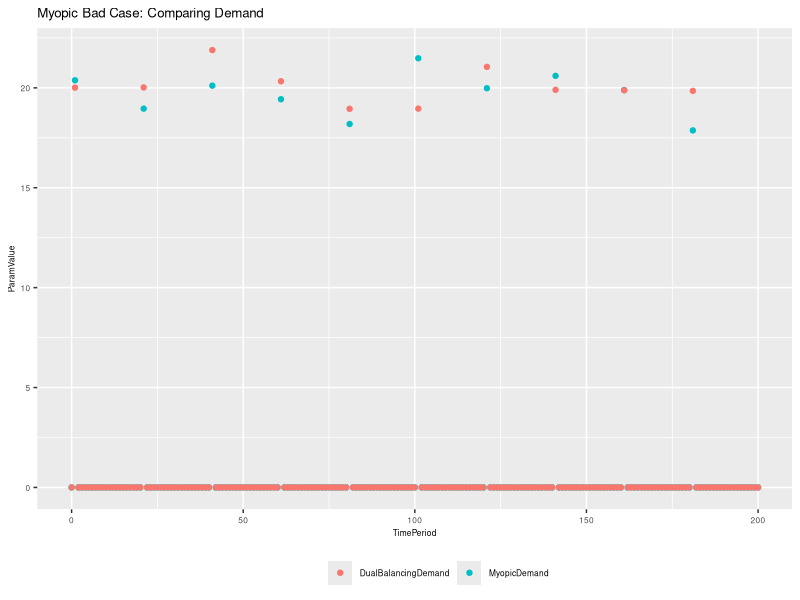
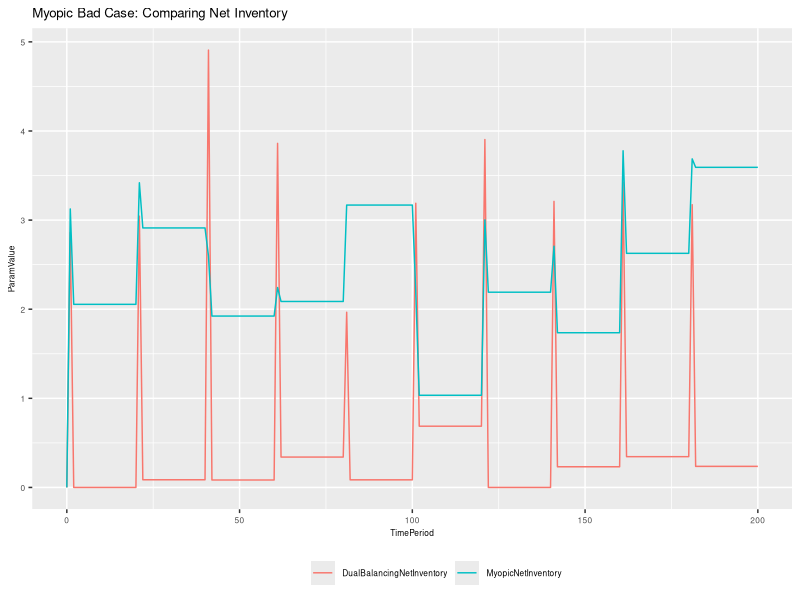
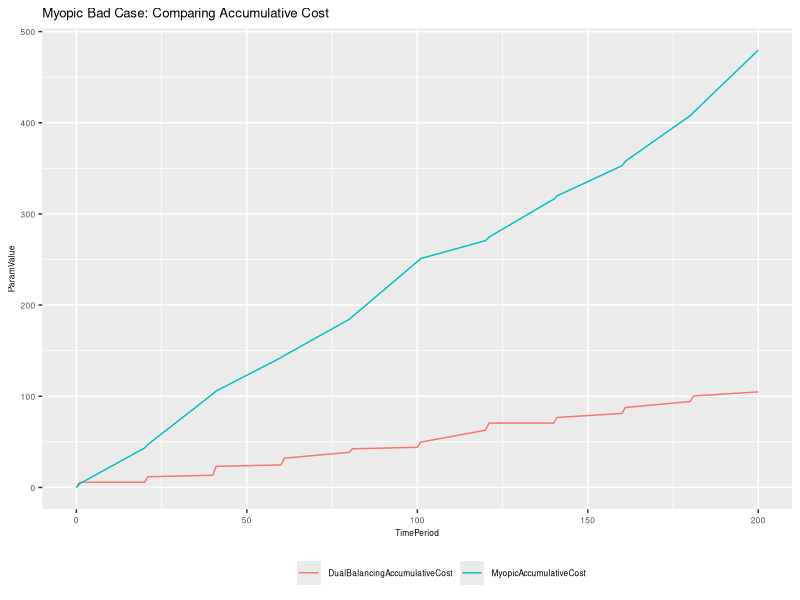
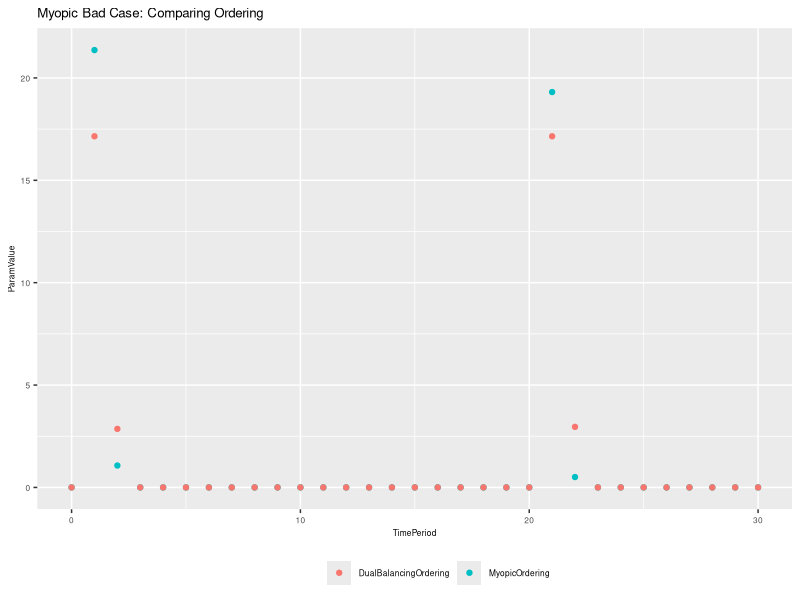
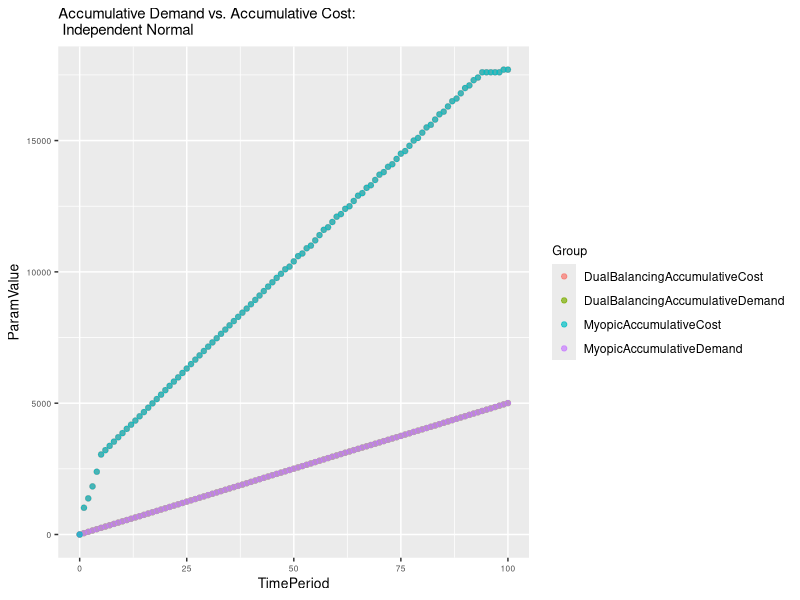
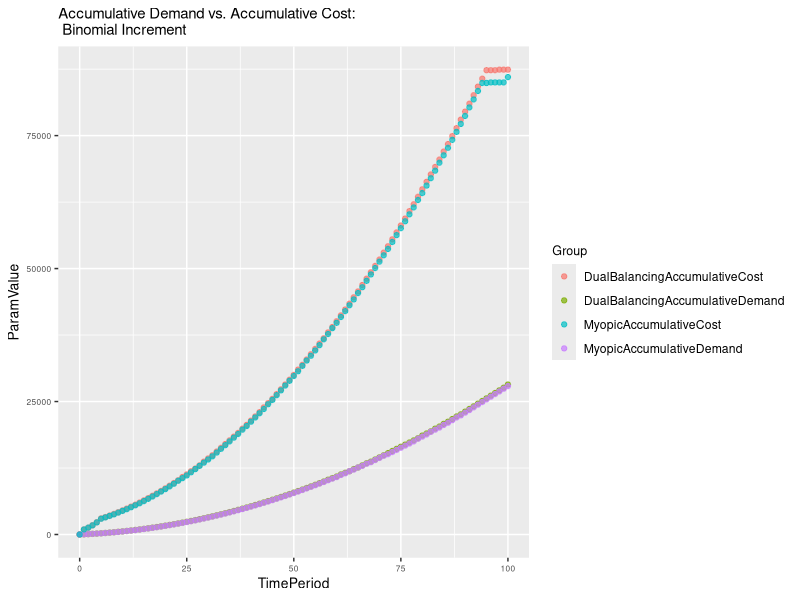
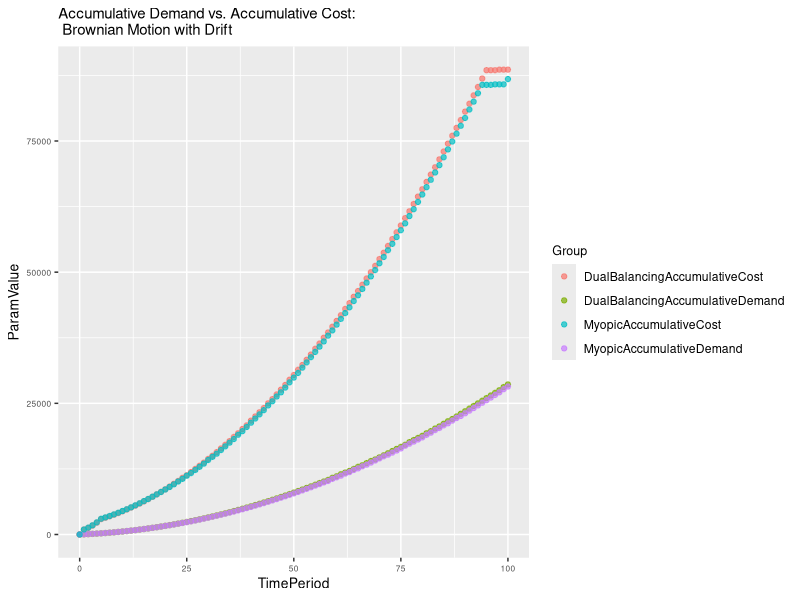
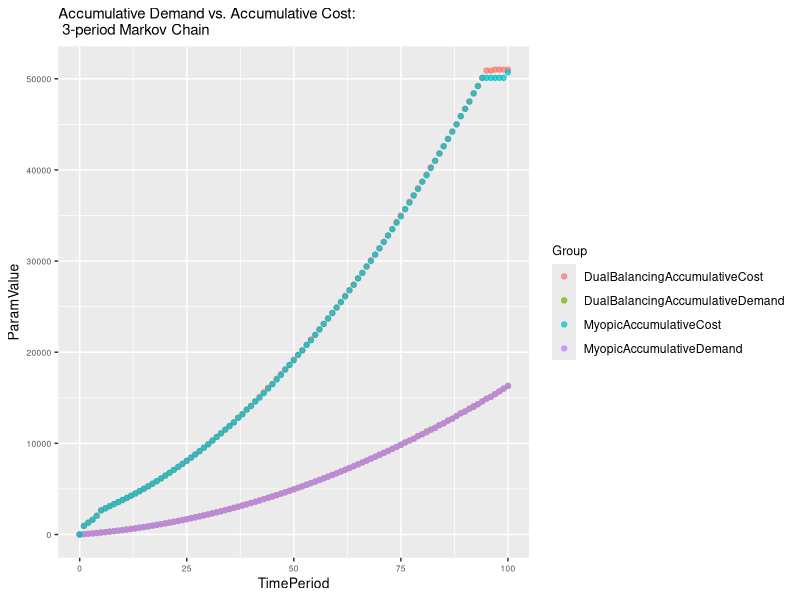

Write R code to recreate these figures, in order. (Note: this script raises an error after producing the figures.)
#TODO: Written in hurry. Clean up this mess and reuse functions

library(ggplot2)

db_illustration <- read.csv("output/db_illustration.csv")
db_ill_NetInventory <- data.frame(TimePeriod = 0:20, ParameterValue=db_illustration$NetInventory, Group = rep("NetInventory", 21))
db_ill_Cost <- data.frame(TimePeriod = 0:20, ParameterValue=db_illustration$Cost, Group = rep("Cost", 21))
db_ill_Demand <- data.frame(TimePeriod = 0:20, ParameterValue=db_illustration$Demand, Group = rep("Demand", 21))
db_ill_Ordering <- data.frame(TimePeriod = 0:20, ParameterValue=db_illustration$Ordering, Group = rep("Ordering", 21))
db_ill_dat <- rbind(db_ill_NetInventory,db_ill_Cost,db_ill_Demand,db_ill_Ordering)
DualBalancingParameters <- ggplot(db_ill_dat, aes(x=TimePeriod, y=ParameterValue, group=Group, colour=Group)) + geom_line(size=1.5) + ggtitle("Dual Balancing Parameters") + theme(axis.text=element_text(size=6),axis.title=element_text(size=6), title=element_text(size=8),legend.position='bottom',legend.title = element_text(color="#ffffff",size=10),legend.text = element_text(size=6))

db_output01 <- read.csv("output/db_output01.csv")
db_output02 <- read.csv("output/db_output02.csv")
db_output03 <- read.csv("output/db_output03.csv")
db_output04 <- read.csv("output/db_output04.csv")

my_output01 <- read.csv("output/my_output01.csv")
my_output02 <- read.csv("output/my_output02.csv")
my_output03 <- read.csv("output/my_output03.csv")
my_output04 <- read.csv("output/my_output04.csv")

myopic_bad_case <- read.csv("output/myopic_bad_case.csv")

tc_to <- read.csv("output/tc_to.csv")
tc_to_y <- (tc_to$TotalCostN/tc_to$TotalOrderingN)
tc_to_y_2 <- (tc_to$TotalCostIN/tc_to$TotalOrderingIN)
tc_to_x <- (0:19)*20
line_1 <- data.frame(TimePeriod = tc_to_x, TotalCostToOrderRatio = tc_to_y, Group = rep("Independent Normal", length(tc_to_x)))
line_2 <- data.frame(TimePeriod = tc_to_x, TotalCostToOrderRatio = tc_to_y_2, Group = rep("Normal Increment", length(tc_to_x)))
tc_to_dat <- rbind(line_1,line_2)
TotalCostToOrderRatio <- ggplot(tc_to_dat, aes(x=TimePeriod, y=TotalCostToOrderRatio, group=Group, colour=Group)) + geom_line(size=1.5)+ylim(2.75,4) + ggtitle("Cost Demand Ratio") + theme(axis.text=element_text(size=6),axis.title=element_text(size=6), title=element_text(size=8),legend.position='bottom',legend.title = element_text(color="#ffffff",size=10),legend.text = element_text(size=6))

net_inv_1 <- read.csv("output/net_inv_1.csv")
net_inv_2 <- read.csv("output/net_inv_2.csv")

ni_1_line_1 <- data.frame(TimePeriod = 0:30, NetInventory = net_inv_1$NetInventory0, Group = rep("x=0", 31))
ni_1_line_2 <- data.frame(TimePeriod = 0:30, NetInventory = net_inv_1$NetInventory20, Group = rep("x=20", 31))
ni_1_line_3 <- data.frame(TimePeriod = 0:30, NetInventory = net_inv_1$NetInventory40, Group = rep("x=40", 31))
ni_1_line_4 <- data.frame(TimePeriod = 0:30, NetInventory = net_inv_1$NetInventory60, Group = rep("x=60", 31))
net_inv_1_dat <- rbind(ni_1_line_1,ni_1_line_2,ni_1_line_3,ni_1_line_4)
NetInventory <- ggplot(net_inv_1_dat, aes(x=TimePeriod, y=NetInventory, group=Group, colour=Group)) + geom_line(size=1) + ggtitle("Net Inventory") + theme(axis.text=element_text(size=6),axis.title=element_text(size=6), title=element_text(size=8),legend.position='bottom',legend.title = element_text(color="#ffffff",size=10),legend.text = element_text(size=6))

ni_2_line_1 <- data.frame(TimePeriod = 0:30, LeadTime = net_inv_2$LeadTime2, Group = rep("L=2", 31))
ni_2_line_2 <- data.frame(TimePeriod = 0:30, LeadTime = net_inv_2$LeadTime4, Group = rep("L=4", 31))
ni_2_line_3 <- data.frame(TimePeriod = 0:30, LeadTime = net_inv_2$LeadTime6, Group = rep("L=6", 31))
ni_2_line_4 <- data.frame(TimePeriod = 0:30, LeadTime = net_inv_2$LeadTime8, Group = rep("L=8", 31))
net_inv_2_dat <- rbind(ni_2_line_1,ni_2_line_2,ni_2_line_3,ni_2_line_4)
LeadTime <- ggplot(net_inv_2_dat, aes(x=TimePeriod, y=LeadTime, group=Group, colour=Group)) + geom_line(size=1) + ggtitle("Lead Time") + theme(axis.text=element_text(size=6),axis.title=element_text(size=6), title=element_text(size=8),legend.position='bottom',legend.title = element_text(color="#ffffff",size=10),legend.text = element_text(size=6))

#dp_output01 <- read.csv("output/dp_output01.csv")
#dp_output02 <- read.csv("output/dp_output02.csv")
#dp_output03 <- read.csv("output/dp_output03.csv")
#dp_output04 <- read.csv("output/dp_output04.csv")

multiplot <- function(..., plotlist=NULL, file, cols=1, layout=NULL) {
  require(grid)
  # Make a list from the ... arguments and plotlist
  plots <- c(list(...), plotlist)
  numPlots = length(plots)
  # If layout is NULL, then use 'cols' to determine layout
  if (is.null(layout)) {
    # Make the panel
    # ncol: Number of columns of plots
    # nrow: Number of rows needed, calculated from # of cols
    layout <- matrix(seq(1, cols * ceiling(numPlots/cols)),
                    ncol = cols, nrow = ceiling(numPlots/cols))
  }
 if (numPlots==1) {
    print(plots[[1]])
  } else {
    # Set up the page
    grid.newpage()
    pushViewport(viewport(layout = grid.layout(nrow(layout), ncol(layout))))
    # Make each plot, in the correct location
    for (i in 1:numPlots) {
      # Get the i,j matrix positions of the regions that contain this subplot
      matchidx <- as.data.frame(which(layout == i, arr.ind = TRUE))
      print(plots[[i]], vp = viewport(layout.pos.row = matchidx$row, layout.pos.col = matchidx$col))
    }
  }
}

g_legend<-function(a.gplot){
  tmp <- ggplot_gtable(ggplot_build(a.gplot))
  leg <- which(sapply(tmp$grobs, function(x) x$name) == "guide-box")
  legend <- tmp$grobs[[leg]]
  return(legend)}

plot_2_graph <- function(y,y_title,y2,y2_title,y_axs_title,nrows,title) {
  line_1 <- data.frame(TimePeriod = 0:nrows, ParamValue = y, Group = rep(y_title, nrows+1))
  line_2 <- data.frame(TimePeriod = 0:nrows, ParamValue = y2, Group = rep(y2_title, nrows+1))
  dat <- rbind(line_1,line_2)
  ggplot(dat, aes(x=TimePeriod, y=ParamValue, group=Group, colour=Group)) + ggtitle(title) + theme(axis.text=element_text(size=6),axis.title=element_text(size=6), title=element_text(size=8),legend.position='bottom',legend.title = element_text(color="#ffffff",size=10),legend.text = element_text(size=6))
}

plot_graph <- function(y,y_title,y2,y2_title,y3,y3_title,y4,y4_title,y_axs_title,nrows,title) {
  line_1 <- data.frame(TimePeriod = 0:nrows, ParamValue = y, Group = rep(y_title, nrows+1))
  line_2 <- data.frame(TimePeriod = 0:nrows, ParamValue = y2, Group = rep(y2_title, nrows+1))
  line_3 <- data.frame(TimePeriod = 0:nrows, ParamValue = y3, Group = rep(y3_title, nrows+1))
  line_4 <- data.frame(TimePeriod = 0:nrows, ParamValue = y4, Group = rep(y4_title, nrows+1))
  dat <- rbind(line_1,line_2,line_3,line_4)
  ggplot(dat, aes(x=TimePeriod, y=ParamValue, group=Group, colour=Group)) + geom_point(size=1.5,alpha=.7) + ggtitle(title) + theme(axis.text=element_text(size=6),axis.title=element_text(size=10), title=element_text(size=9))
}

#Independent Normal
AccumulativeDemandAndCost_Normal <- plot_graph(db_output01$AccumulativeDemand, "DualBalancingAccumulativeDemand", db_output01$AccumulativeCost,"DualBalancingAccumulativeCost",my_output01$AccumulativeDemand,"MyopicAccumulativeDemand",my_output01$AccumulativeCost,"MyopicAccumulativeCost","AccumulativeDemandAndCost",100,"Accumulative Demand vs. Accumulative Cost:\n Independent Normal")
#Binomial Increment
AccumulativeDemandAndCost_Binomial <- plot_graph(db_output02$AccumulativeDemand, "DualBalancingAccumulativeDemand", db_output02$AccumulativeCost,"DualBalancingAccumulativeCost",my_output02$AccumulativeDemand,"MyopicAccumulativeDemand",my_output02$AccumulativeCost,"MyopicAccumulativeCost","AccumulativeDemandAndCost",100,"Accumulative Demand vs. Accumulative Cost:\n Binomial Increment")
#Brownian Motion with Drift
AccumulativeDemandAndCost_Brownian <- plot_graph(db_output03$AccumulativeDemand, "DualBalancingAccumulativeDemand", db_output03$AccumulativeCost,"DualBalancingAccumulativeCost",my_output03$AccumulativeDemand,"MyopicAccumulativeDemand",my_output03$AccumulativeCost,"MyopicAccumulativeCost","AccumulativeDemandAndCost",100,"Accumulative Demand vs. Accumulative Cost:\n Brownian Motion with Drift")
#3-period Markov Chain
AccumulativeDemandAndCost_Markov <- plot_graph(db_output04$AccumulativeDemand, "DualBalancingAccumulativeDemand", db_output04$AccumulativeCost,"DualBalancingAccumulativeCost",my_output04$AccumulativeDemand,"MyopicAccumulativeDemand",my_output04$AccumulativeCost,"MyopicAccumulativeCost","AccumulativeDemandAndCost",100,"Accumulative Demand vs. Accumulative Cost:\n 3-period Markov Chain")

#Independent Normal
DemandAndNetInventory_Normal <- plot_graph(db_output01$Demand, "DualBalancingDemand", db_output01$NetInventory,"DualBalancingNetInventory",my_output01$Demand,"MyopicDemand",my_output01$NetInventory,"MyopicNetInventory","DemandAndNetInventory",100,"Demand vs. Net Inventory:\n Independent Normal")
#Binomial Increment
DemandAndNetInventory_Binomial <- plot_graph(db_output02$Demand, "DualBalancingDemand", db_output02$NetInventory,"DualBalancingNetInventory",my_output02$Demand,"MyopicDemand",my_output02$NetInventory,"MyopicNetInventory","DemandAndNetInventory",100,"Demand vs. Net Inventory:\n Binomial Increment")
#Brownian Motion with Drift
DemandAndNetInventory_Brownian <- plot_graph(db_output03$Demand, "DualBalancingDemand", db_output03$NetInventory,"DualBalancingNetInventory",my_output03$Demand,"MyopicDemand",my_output03$NetInventory,"MyopicNetInventory","DemandAndNetInventory",100,"Demand vs. Net Inventory:\n Brownian Motion with Drift")
#3-period Markov Chain
DemandAndNetInventory_Markov <- plot_graph(db_output04$Demand, "DualBalancingDemand", db_output04$NetInventory,"DualBalancingNetInventory",my_output04$Demand,"MyopicDemand",my_output04$NetInventory,"MyopicNetInventory","DemandAndNetInventory",100,"Demand vs. Net Inventory:\n 3-period Markov Chain")

#Myopic Bad: Demand
MyopicBadDemand <- plot_2_graph(myopic_bad_case$DemandMY, "MyopicDemand", myopic_bad_case$DemandDB,"DualBalancingDemand","blah",200,"Myopic Bad Case: Comparing Demand") + geom_point()
#Myopic Bad: Net Inventory
MyopicBadNetInventory <- plot_2_graph(myopic_bad_case$NetInventoryMY, "MyopicNetInventory", myopic_bad_case$NetInventoryDB,"DualBalancingNetInventory","blah",200,"Myopic Bad Case: Comparing Net Inventory") + geom_line()
#Myopic Bad: Cumulative Cost
MyopicBadAccumulativeCost <- plot_2_graph(myopic_bad_case$AccumulativeCostMY, "MyopicAccumulativeCost", myopic_bad_case$AccumulativeCostDB,"DualBalancingAccumulativeCost","blah",200,"Myopic Bad Case: Comparing Accumulative Cost") + geom_line()
#Myopic Bad: Ordering
MyopicBadOrdering <- plot_2_graph(myopic_bad_case$OrderingMY, "MyopicOrdering", myopic_bad_case$OrderingDB,"DualBalancingOrdering","blah",200,"Myopic Bad Case: Comparing Ordering")+xlim(0,30) + geom_point()

ggsave(MyopicBadDemand,file="figures/MyopicBadDemand.png", scale=.5)
ggsave(MyopicBadNetInventory,file="figures/MyopicBadNetInventory.png", scale=.5)
ggsave(MyopicBadAccumulativeCost,file="figures/MyopicBadAccumulativeCost.png", scale=.5)
ggsave(MyopicBadOrdering,file="figures/MyopicBadOrdering.png", scale=.5)
ggsave(AccumulativeDemandAndCost_Normal,file="figures/AccumulativeDemandAndCost_Normal.png", scale=.5)
ggsave(AccumulativeDemandAndCost_Binomial,file="figures/AccumulativeDemandAndCost_Binomial.png", scale=.5)
ggsave(AccumulativeDemandAndCost_Brownian,file="figures/AccumulativeDemandAndCost_Brownian.png", scale=.5)
ggsave(AccumulativeDemandAndCost_Markov,file="figures/AccumulativeDemandAndCost_Markov.png", scale=.5)
ggsave(DemandAndNetInventory_Normal,file="figures/DemandAndNetInventory_Normal.png", scale=.5)
ggsave(DemandAndNetInventory_Binomial,file="figures/DemandAndNetInventory_Binomial.png", scale=.5)
ggsave(DemandAndNetInventory_Brownian,file="figures/DemandAndNetInventory_Brownian.png", scale=.5)
ggsave(DemandAndNetInventory_Markov,file="figures/DemandAndNetInventory_Markov.png", scale=.5)
ggsave(DualBalancingParameters,file="figures/DualBalancingParameters.png", scale=.5)
ggsave(TotalCostToOrderRatio,file="figures/TotalCostToOrderRatio.png", scale=.5)

ggsave(NetInventory,file="figures/NetInventory.png", scale=.5)
ggsave(LeadTime,file="figures/LeadTime.png", scale=.5)

multiplot(p1,p2,p3,p4,cols=2)
#multiplot(q1,q2,q3,q4,cols=2)